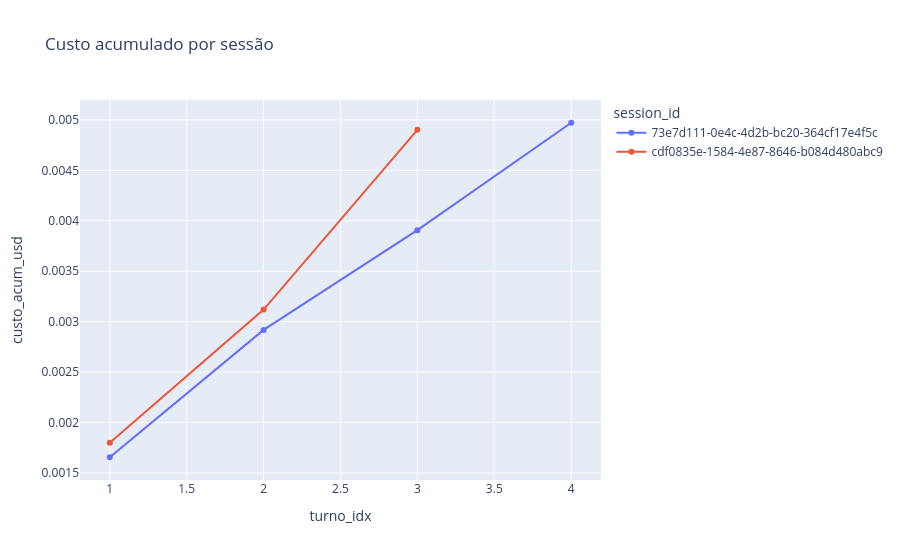

Write notebook code for a chart like this one.
### Code cell
import plotly.express as px

if llm.empty:
    print("Sem turnos com LLM.")
else:
    p = llm.copy()
    p["turno_idx"] = p.groupby("session_id").cumcount() + 1
    p["custo_acum_usd"] = p.groupby("session_id")["custo_estimado_usd"].cumsum()
    fig = px.line(
        p,
        x="turno_idx",
        y="custo_acum_usd",
        color="session_id",
        markers=True,
        title="Custo acumulado por sessão",
    )
    html_path = OUT_DIR / "08_custo_acumulado.html"
    fig.write_html(html_path)
    print(f"Salvo: {html_path}")
    fig.show()

### Figure 1 — Plotly figure (JSON) as saved in the notebook; plotly's stock layout.template omitted (floating-point values rounded to 4 significant figures)
{"data": [{"hovertemplate": "session_id=73e7d111-0e4c-4d2b-bc20-364cf17e4f5c<br>turno_idx=%{x}<br>custo_acum_usd=%{y}<extra></extra>", "legendgroup": "73e7d111-0e4c-4d2b-bc20-364cf17e4f5c", "line": {"color": "#636efa", "dash": "solid"}, "marker": {"symbol": "circle"}, "mode": "lines+markers", "name": "73e7d111-0e4c-4d2b-bc20-364cf17e4f5c", "orientation": "v", "showlegend": true, "type": "scatter", "x": [1, 2, 3, 4], "xaxis": "x", "y": [0.001656, 0.002918, 0.003908, 0.004972], "yaxis": "y"}, {"hovertemplate": "session_id=cdf0835e-1584-4e87-8646-b084d480abc9<br>turno_idx=%{x}<br>custo_acum_usd=%{y}<extra></extra>", "legendgroup": "cdf0835e-1584-4e87-8646-b084d480abc9", "line": {"color": "#EF553B", "dash": "solid"}, "marker": {"symbol": "circle"}, "mode": "lines+markers", "name": "cdf0835e-1584-4e87-8646-b084d480abc9", "orientation": "v", "showlegend": true, "type": "scatter", "x": [1, 2, 3], "xaxis": "x", "y": [0.001799, 0.00312, 0.004902], "yaxis": "y"}], "layout": {"legend": {"title": {"text": "session_id"}, "tracegroupgap": 0}, "title": {"text": "Custo acumulado por sessão"}, "xaxis": {"anchor": "y", "domain": [0, 1], "title": {"text": "turno_idx"}}, "yaxis": {"anchor": "x", "domain": [0, 1], "title": {"text": "custo_acum_usd"}}}}
